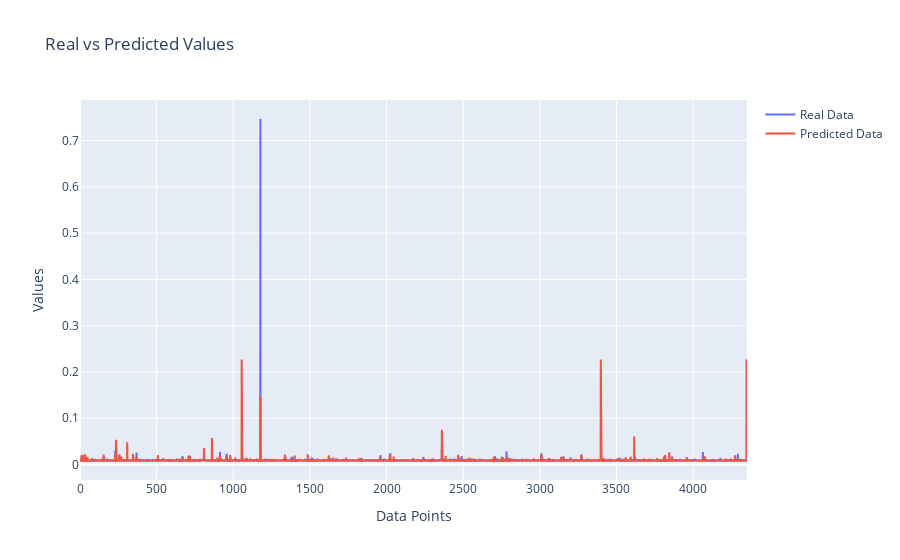
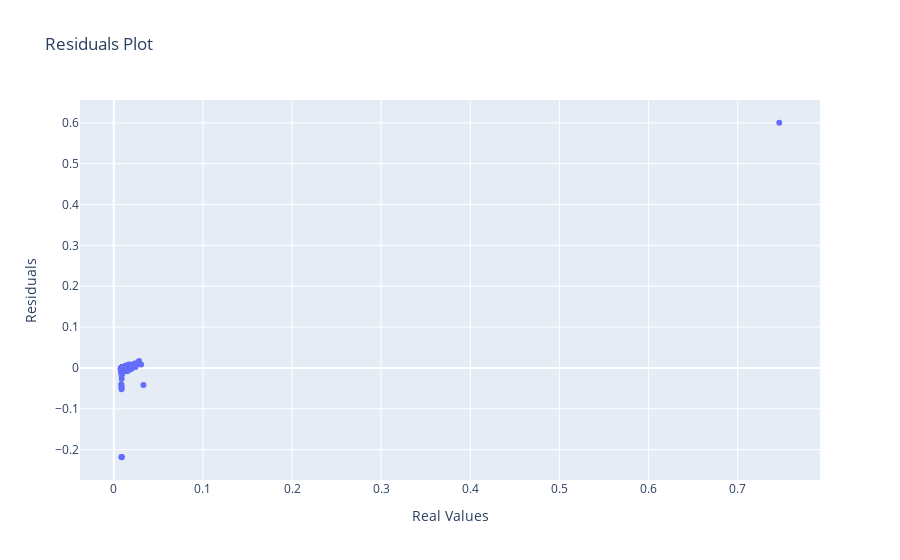

The cell these charts' notebook holds for them, in order:
### Code cell
# Visualizar los resultados reales vs predichos
feature_names = ['TRANS TAX DESC', 'ORIGINAL GROSS AMT', 'ORIGINAL CUR', 'MERCHANT NAME', 'DIRECTORATE', 'Year', 'Month', 'Day', 'DayOfWeek']
visualizer = ResultsVisualizer(forecast_model, feature_names)

X_test = forecast_model.X_test  # Usamos los datos de prueba que se separaron durante el entrenamiento
y_test = forecast_model.y_test  # Usamos los valores reales correspondientes a X_test
visualizer.plot_results(X_test, y_test)
visualizer.plot_residuals(X_test, y_test)

### Figure 1 — Plotly figure (JSON) as saved in the notebook; plotly's stock layout.template omitted (floating-point values rounded to 4 significant figures; data arrays with more than 128 entries replaced by an {"elided": "..."} marker saying what was removed)
{"data": [{"mode": "lines", "name": "Real Data", "type": "scatter", "y": {"elided": "4353 float values"}}, {"mode": "lines", "name": "Predicted Data", "type": "scatter", "y": {"elided": "4353 float values"}}], "layout": {"title": {"text": "Real vs Predicted Values"}, "xaxis": {"title": {"text": "Data Points"}}, "yaxis": {"title": {"text": "Values"}}}}

### Figure 2 — Plotly figure (JSON) as saved in the notebook; plotly's stock layout.template omitted (floating-point values rounded to 4 significant figures; data arrays with more than 128 entries replaced by an {"elided": "..."} marker saying what was removed)
{"data": [{"mode": "markers", "type": "scatter", "x": {"elided": "4353 float values"}, "y": {"elided": "4353 float values"}}], "layout": {"title": {"text": "Residuals Plot"}, "xaxis": {"title": {"text": "Real Values"}}, "yaxis": {"title": {"text": "Residuals"}}}}
